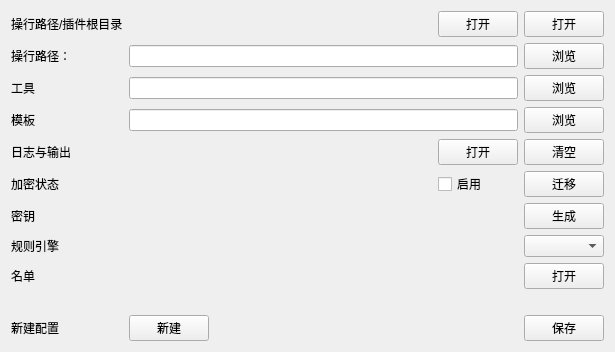
<?xml version="1.0" encoding="UTF-8"?>
<ui version="4.0">
 <class>QuantifySettingWindow</class>
 <widget class="QWidget" name="QuantifySettingWindow">
  <property name="geometry">
   <rect>
    <x>0</x>
    <y>0</y>
    <width>615</width>
    <height>352</height>
   </rect>
  </property>
  <property name="windowTitle">
   <string>Form</string>
  </property>
  <layout class="QGridLayout" name="gridLayout">
   <item row="13" column="4">
    <widget class="QCheckBox" name="checkEncrypt">
     <property name="text">
      <string>启用</string>
     </property>
    </widget>
   </item>
   <item row="1" column="4">
    <widget class="QPushButton" name="btnPath">
     <property name="text">
      <string>打开</string>
     </property>
    </widget>
   </item>
   <item row="2" column="0">
    <widget class="QLabel" name="labelPath">
     <property name="text">
      <string>操行路径：</string>
     </property>
    </widget>
   </item>
   <item row="1" column="0">
    <widget class="QLabel" name="labelOpenDir">
     <property name="text">
      <string>操行路径/插件根目录</string>
     </property>
    </widget>
   </item>
   <item row="13" column="5">
    <widget class="QPushButton" name="btnMigrateRecords">
     <property name="text">
      <string>迁移</string>
     </property>
    </widget>
   </item>
   <item row="7" column="0">
    <widget class="QLabel" name="labelAddon">
     <property name="text">
      <string>工具</string>
     </property>
    </widget>
   </item>
   <item row="20" column="1">
    <widget class="QPushButton" name="btnChangeConfig">
     <property name="sizePolicy">
      <sizepolicy hsizetype="Maximum" vsizetype="Fixed">
       <horstretch>0</horstretch>
       <verstretch>0</verstretch>
      </sizepolicy>
     </property>
     <property name="text">
      <string>新建</string>
     </property>
    </widget>
   </item>
   <item row="1" column="5">
    <widget class="QPushButton" name="btnOpenDir">
     <property name="text">
      <string>打开</string>
     </property>
    </widget>
   </item>
   <item row="15" column="0">
    <widget class="QLabel" name="labelEngine">
     <property name="text">
      <string>规则引擎</string>
     </property>
    </widget>
   </item>
   <item row="13" column="0">
    <widget class="QLabel" name="labelPrivateKeyStatus">
     <property name="text">
      <string>加密状态</string>
     </property>
    </widget>
   </item>
   <item row="20" column="0">
    <widget class="QLabel" name="labelChangeConfig">
     <property name="text">
      <string>新建配置</string>
     </property>
    </widget>
   </item>
   <item row="8" column="0">
    <widget class="QLabel" name="label">
     <property name="text">
      <string>模板</string>
     </property>
    </widget>
   </item>
   <item row="15" column="5">
    <widget class="QComboBox" name="comboEngine"/>
   </item>
   <item row="8" column="5">
    <widget class="QPushButton" name="btnBrowseTemplate">
     <property name="text">
      <string>浏览</string>
     </property>
    </widget>
   </item>
   <item row="20" column="5">
    <widget class="QPushButton" name="btnSaveSettings">
     <property name="text">
      <string>保存</string>
     </property>
    </widget>
   </item>
   <item row="19" column="0" colspan="6">
    <spacer name="verticalSpacer">
     <property name="orientation">
      <enum>Qt::Orientation::Vertical</enum>
     </property>
     <property name="sizeHint" stdset="0">
      <size>
       <width>20</width>
       <height>250</height>
      </size>
     </property>
    </spacer>
   </item>
   <item row="14" column="0">
    <widget class="QLabel" name="label_2">
     <property name="text">
      <string>密钥</string>
     </property>
    </widget>
   </item>
   <item row="14" column="5">
    <widget class="QPushButton" name="btnGenKeyPair">
     <property name="text">
      <string>生成</string>
     </property>
    </widget>
   </item>
   <item row="7" column="5">
    <widget class="QPushButton" name="btnBrowseAddon">
     <property name="text">
      <string>浏览</string>
     </property>
    </widget>
   </item>
   <item row="2" column="5">
    <widget class="QPushButton" name="btnBrowsePath">
     <property name="text">
      <string>浏览</string>
     </property>
    </widget>
   </item>
   <item row="2" column="1" colspan="4">
    <widget class="QLineEdit" name="editPath"/>
   </item>
   <item row="7" column="1" colspan="4">
    <widget class="QLineEdit" name="editAddon"/>
   </item>
   <item row="8" column="1" colspan="4">
    <widget class="QLineEdit" name="editTemplate"/>
   </item>
   <item row="9" column="0">
    <widget class="QLabel" name="label_3">
     <property name="text">
      <string>日志与输出</string>
     </property>
    </widget>
   </item>
   <item row="9" column="4">
    <widget class="QPushButton" name="btnLogOpen">
     <property name="text">
      <string>打开</string>
     </property>
    </widget>
   </item>
   <item row="9" column="5">
    <widget class="QPushButton" name="btnLogClear">
     <property name="text">
      <string>清空</string>
     </property>
    </widget>
   </item>
   <item row="9" column="3">
    <spacer name="horizontalSpacer">
     <property name="orientation">
      <enum>Qt::Orientation::Horizontal</enum>
     </property>
     <property name="sizeHint" stdset="0">
      <size>
       <width>40</width>
       <height>20</height>
      </size>
     </property>
    </spacer>
   </item>
   <item row="16" column="0">
    <widget class="QLabel" name="labelNamelist">
     <property name="text">
      <string>名单</string>
     </property>
    </widget>
   </item>
   <item row="16" column="5">
    <widget class="QPushButton" name="btnOpenNamelist">
     <property name="text">
      <string>打开</string>
     </property>
    </widget>
   </item>
  </layout>
 </widget>
 <resources/>
 <connections/>
</ui>
